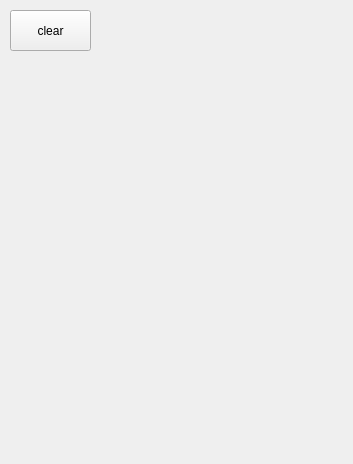
<?xml version="1.0" encoding="UTF-8"?>
<ui version="4.0">
 <class>MultiTouch</class>
 <widget class="QMainWindow" name="MultiTouch">
  <property name="geometry">
   <rect>
    <x>0</x>
    <y>0</y>
    <width>353</width>
    <height>464</height>
   </rect>
  </property>
  <property name="windowTitle">
   <string>MultiTouch</string>
  </property>
  <widget class="QWidget" name="centralWidget">
   <widget class="QPushButton" name="pushButton">
    <property name="geometry">
     <rect>
      <x>10</x>
      <y>10</y>
      <width>81</width>
      <height>41</height>
     </rect>
    </property>
    <property name="sizePolicy">
     <sizepolicy hsizetype="Preferred" vsizetype="Preferred">
      <horstretch>0</horstretch>
      <verstretch>0</verstretch>
     </sizepolicy>
    </property>
    <property name="font">
     <font>
      <pointsize>9</pointsize>
     </font>
    </property>
    <property name="text">
     <string>clear</string>
    </property>
   </widget>
  </widget>
 </widget>
 <layoutdefault spacing="6" margin="11"/>
 <resources/>
 <connections/>
</ui>
